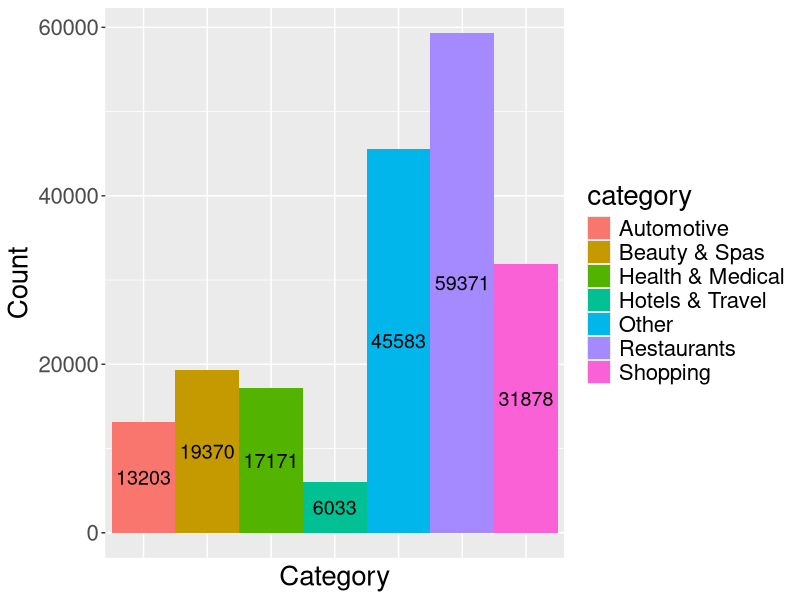
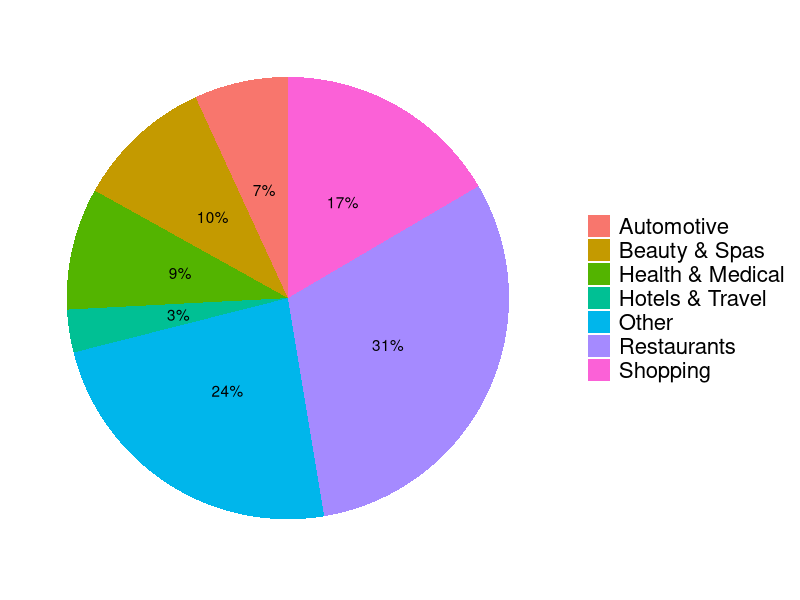
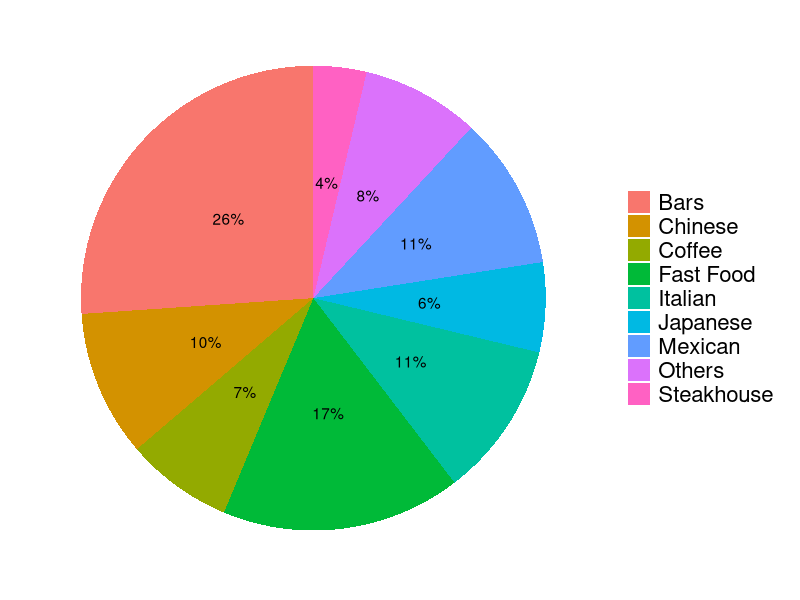

R code for these plots, in order:
setwd("~/Desktop/STAT 628/Module3")
category_count = read.csv("category_count.csv",header = FALSE, sep=",")
colnames(category_count)[1] = "Category"
colnames(category_count)[2] = "Count"

category_count = category_count[order(category_count$Count,decreasing=TRUE),]

library(ggplot2)
category = c("Restaurants","Shopping", "Beauty & Spas","Health & Medical",
          "Automotive", "Hotels & Travel","Other")

count = rep(0,length(category))
for(i in 1:(length(category)-1)){
  count[i]=category_count$Count[which(category_count$Category==category[i])]
}
count[length(count)] = 192609-sum(count)

plot_data = as.data.frame(cbind(category,count),row.names = FALSE)
plot_data$count = as.numeric(as.character(plot_data$count))
plot = ggplot(plot_data,aes(x=category,y=count,fill=category))+geom_bar(stat = "identity",width=1) #+ ggtitle("Number of Counts by Category") 
plot+xlab("Category")+ylab("Count")+theme(text = element_text(size=20),plot.title = element_text(face="bold",hjust = 0.5), axis.text.x=element_blank(),axis.ticks.x=element_blank())+ geom_text(stat="identity",aes(label=count), position = position_stack(vjust = 0.5),size=5)


plot_piechart = plot_data
prop = plot_data$count/192609
plot_piechart = cbind(plot_data,prop)
plot = ggplot(plot_data,aes(x="",y=prop,fill=category))+geom_bar(stat = "identity",width=1) 
plot = plot+geom_text(aes(label=paste0(round(prop*100),"%")),position = position_stack(vjust = 0.5))+coord_polar("y", start=0) 

plot + labs(x = NULL, y = NULL, fill = NULL)+ theme_classic() + theme(text=element_text(size=20),
                                                                             axis.line = element_blank(),
                                                                             axis.text = element_blank(),
                                                                             axis.ticks = element_blank())




# Pie chart for various types of restaurants
Types = c("Bars","Fast Food","Italian","Mexican","Chinese","Coffee","Japanese","Others","Steakhouse")
Number = c(11341,7251,4716,4618,4428,3232,2716,3567,1603)
restaurant_prop = Number/sum(Number)
restaurant_dat = as.data.frame(cbind(Types,Number,restaurant_prop))
restaurant_dat$Number = as.numeric(as.character(restaurant_dat$Number))
restaurant_dat$restaurant_prop = as.numeric(as.character(restaurant_dat$restaurant_prop))
pie_chart = ggplot(restaurant_dat,aes(x="",y=restaurant_prop,fill=Types))+geom_bar(stat = "identity",width=1) 
pie_chart = pie_chart+geom_text(aes(label=paste0(round(restaurant_prop*100),"%")),position = position_stack(vjust = 0.5))+coord_polar("y", start=0) 

pie_chart + labs(x = NULL, y = NULL, fill = NULL)+ theme_classic() + theme(text=element_text(size=20),
                                                                           axis.line = element_blank(),
                                                                           axis.text = element_blank(),
                                                                           axis.ticks = element_blank())
